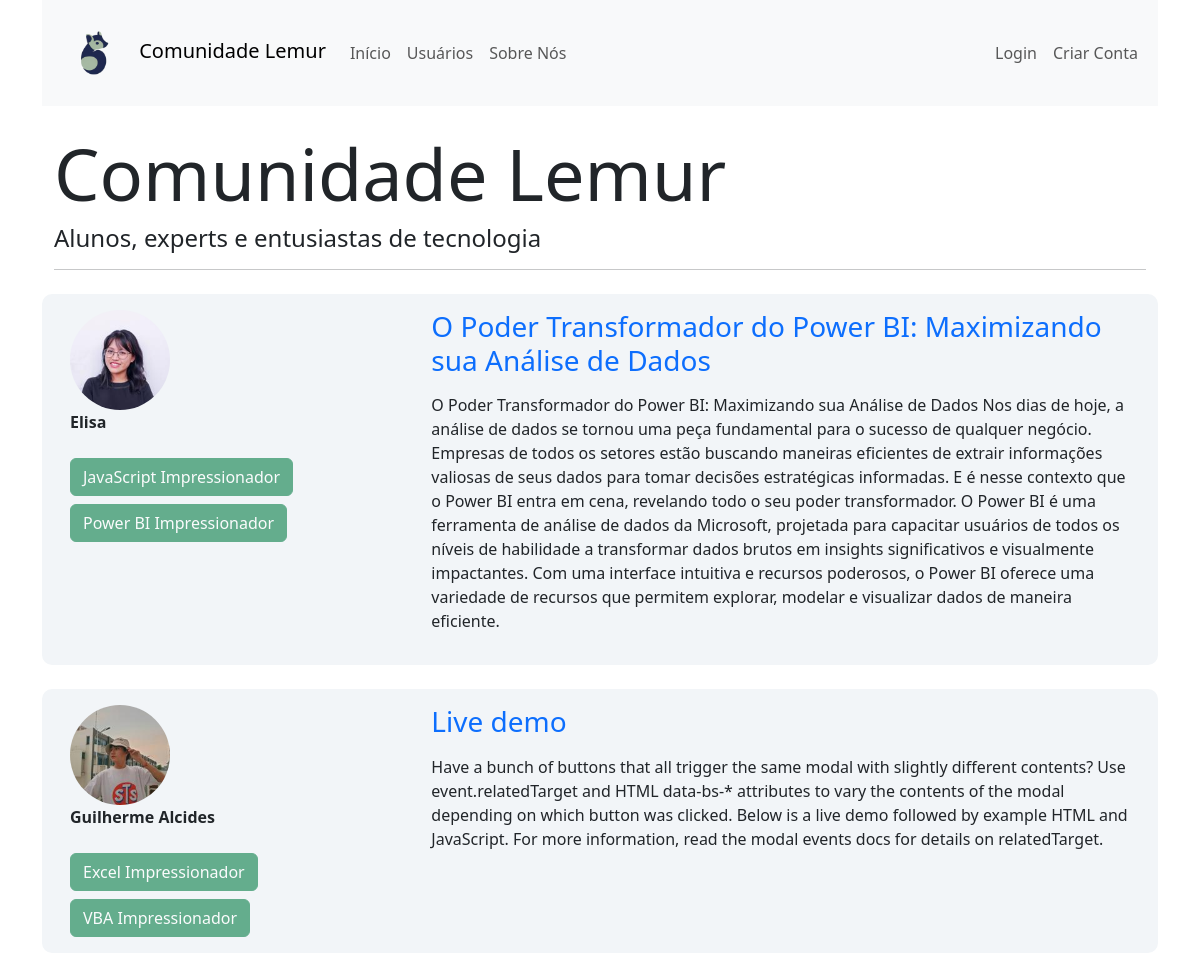
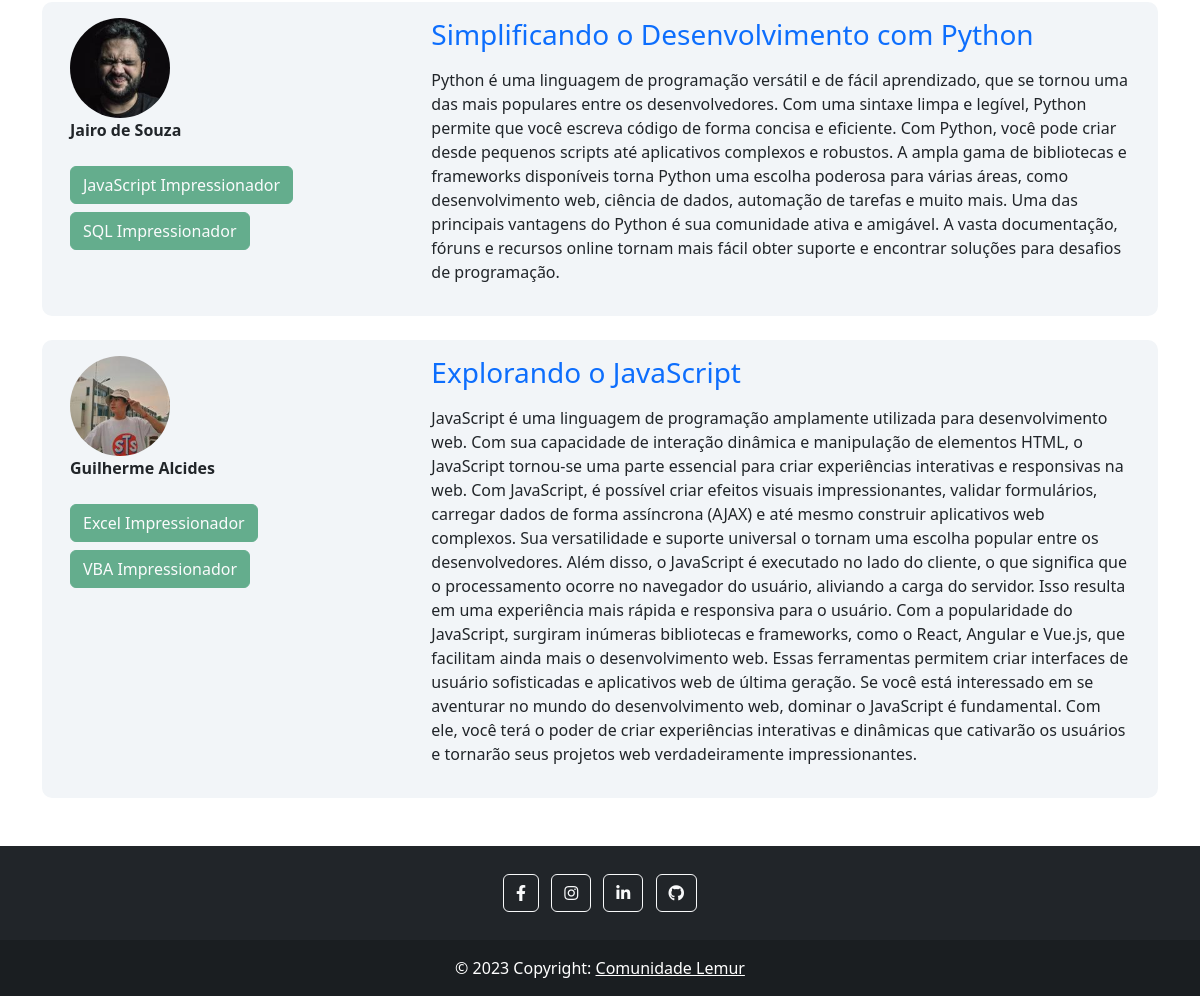
The page / on the database its author committed (2 pictures, top to bottom).
### comunidadelemur/models.py (models this page shows, shortened)
class Post(database.Model):
    id = database.Column(database.Integer, primary_key=True)
    titulo = database.Column(database.String, nullable=False)
    corpo = database.Column(database.Text, nullable=False)
    data_criacao = database.Column(database.DateTime, nullable=False, default=datetime.utcnow)
    id_usuario = database.Column(database.Integer, database.ForeignKey('usuario.id'), nullable=False)

class Usuario(database.Model, UserMixin):
    id = database.Column(database.Integer, primary_key=True)
    username = database.Column(database.String, nullable=False)
    email = database.Column(database.String, nullable=False, unique=True)
    senha = database.Column(database.String, nullable=False)
    foto_perfil = database.Column(database.String, default='default.jpg')
    post = database.relationship('Post', backref='autor', lazy=True)
    cursos = database.Column(database.String, nullable=False, default='Não Informado')

### comunidadelemur/routes.py (the view)
@app.route("/")
def home():
    posts = Post.query.order_by(Post.id.desc()).all()
    return render_template('home.html', posts=posts)

### comunidadelemur/templates/home.html
{% extends 'base.html' %}
{% block body %}
    <div class="container mt-4">
        <h1 class="display-2 text-dark">Comunidade Lemur</h1>
        <h4 class="text-dark">Alunos, experts e entusiastas de tecnologia</h4>
        <hr>
        {% for post in posts%}
            <div class="row mt-4 p-3 post">
                <div class="col col-4">
                    <div class="image pe-3">
                        <img src="{{ url_for('static', filename='fotos_perfil/{}'.format(post.autor.foto_perfil))}}" class="rounded-circle" width="100"><br>
                        <strong>{{post.autor.username}}</strong>
                        <div class="row mt-3">
                            <div class="col">
                                {% for curso in post.autor.cursos.split(';') %}
                                    <button type="button" class="btn btn-success mt-2" disabled>{{ curso }}</button>
                                {% endfor %}
                            </div>
                        </div>
                    </div>
                </div>
                <div class="col col-8">
                    <a href="{{url_for('exibir_post', post_id = post.id)}}" style="text-decoration: none;">
                        <h3 class="mb-3" >{{post.titulo}}</h3>
                    </a>
                    <p>{{post.corpo}}</p>
                </div>
            </div>
        {% endfor%}
    </div>
{% endblock %}

### comunidadelemur/templates/base.html (shortened to what this page needs)
<!DOCTYPE html>
<html lang="en">
<head>
    <link href="https://cdn.jsdelivr.net/npm/bootstrap@5.3.0/dist/css/bootstrap.min.css" rel="stylesheet">
    <link rel="stylesheet" type="text/css" href="{{ url_for('static', filename='main.css') }}">
    <link rel="stylesheet" href="https://cdnjs.cloudflare.com/ajax/libs/font-awesome/5.15.3/css/all.min.css">
</head>
<body>
    <div class="container">
        {% include './layouts/navbar.html' %}
        {% block body %}
        {% endblock %}
    </div>
    {% include './layouts/footer.html' %}
</body>
</html>

### comunidadelemur/templates/layouts/navbar.html (shortened to what this page needs)
<nav class="navbar navbar-expand-lg bg-body-tertiary">
    <div class="container-fluid">
      <a class="navbar-brand" href="{{ url_for('home')}}">
        <img src="../../static/imagens/logo.png" alt="Logotipo" style="width: 80px; height: 80px;">
        Comunidade Lemur
      </a>
      <div class="collapse navbar-collapse" id="navbarSupportedContent">
        <ul class="navbar-nav me-auto mb-2 mb-lg-0">
          <li class="nav-item">
            <a class="nav-link" aria-current="page" href="{{ url_for('home')}}">Início</a>
          </li>
          <li class="nav-item">
            <a class="nav-link" href="{{ url_for('usuarios')}}">Usuários</a>
          </li>
          <li class="nav-item">
            <a class="nav-link" href="{{ url_for('sobre')}}">Sobre Nós</a>
          </li>
        </ul>
        <ul class="navbar-nav d-flex">
            {% if current_user.is_authenticated %}
              <li class="nav-item">
                <a class="nav-link" href="{{url_for('criar_post')}}">Criar Post</a>
              </li>
              <li class="nav-item">
                <a class="nav-link" href="{{url_for('perfil')}}">Meu Perfil</a>
              </li>
              <li class="nav-item">
                <a class="nav-link" href="{{url_for('sair')}}">Sair</a>
              </li>
            {% else %}
              <li class="nav-item">
                <a class="nav-link" href="{{url_for('login')}}">Login</a>
              </li>
              <li class="nav-item">
                <a class="nav-link" href="{{url_for('login')}}">Criar Conta</a>
              </li>
            {% endif %}
        </ul>
      </div>
    </div>
  </nav>

### comunidadelemur/templates/layouts/footer.html
<div class="mt-5">
    <footer class="footer bg-dark text-center text-white">
        <div class="container p-4 pb-0">
            <section class="mb-4">
                <a class="btn btn-outline-light btn-floating m-1" href="#">
                    <i class="fab fa-facebook-f"></i>
                </a>
                <a class="btn btn-outline-light btn-floating m-1" href="#">
                    <i class="fab fa-instagram"></i>
                </a>
                <a class="btn btn-outline-light btn-floating m-1" href="#">
                    <i class="fab fa-linkedin-in"></i>
                </a>
                <a class="btn btn-outline-light btn-floating m-1" href="#">
                    <i class="fab fa-github"></i>
                </a>
              </section>
        </div>
        <div class="text-center p-3" style="background-color: rgba(0, 0, 0, 0.2);">
            © 2023 Copyright:
            <a class="text-white" href="{{ url_for('home') }}">Comunidade Lemur</a>
        </div>
    </footer>
</div>

### comunidadelemur/static/main.css (style rules this page uses)
.post { background-color:#f2f5f8 ; border-radius: 10px; }

### rows shown on the page
Post: foto_perfil (picture), autor.username "Elisa", curso "JavaScript Impressionador" "Power BI Impressionador", titulo "O Poder Transformador do Power BI: Maximizando sua Análise de Dados", corpo "O Poder Transformador do Power BI: Maximizando sua Análise de Dados Nos dias de hoje, a análise de dados se tornou uma peça fundamental para o sucesso de qualquer negócio. Empresas de todos os setores estão buscando maneiras eficientes de extrair informações valiosas de seus dados para tomar decisões estratégicas informadas. E é nesse contexto que o Power BI entra em cena, revelando todo o seu poder transformador. O Power BI é uma ferramenta de análise de dados da Microsoft, projetada para capacitar usuários de todos os níveis de habilidade a transformar dados brutos em insights significativos e visualmente impactantes. Com uma interface intuitiva e recursos poderosos, o Power BI oferece…"
Post: foto_perfil (picture), autor.username "Guilherme Alcides", curso "Excel Impressionador" "VBA Impressionador", titulo "Live demo", corpo "Have a bunch of buttons that all trigger the same modal with slightly different contents? Use event.relatedTarget and HTML data-bs-* attributes to vary the contents of the modal depending on which button was clicked. Below is a live demo followed by example HTML and JavaScript. For more information, read the modal events docs for details on relatedTarget."
Post: foto_perfil (picture), autor.username "Jairo de Souza", curso "JavaScript Impressionador" "SQL Impressionador", titulo "Simplificando o Desenvolvimento com Python", corpo "Python é uma linguagem de programação versátil e de fácil aprendizado, que se tornou uma das mais populares entre os desenvolvedores. Com uma sintaxe limpa e legível, Python permite que você escreva código de forma concisa e eficiente. Com Python, você pode criar desde pequenos scripts até aplicativos complexos e robustos. A ampla gama de bibliotecas e frameworks disponíveis torna Python uma escolha poderosa para várias áreas, como desenvolvimento web, ciência de dados, automação de tarefas e muito mais. Uma das principais vantagens do Python é sua comunidade ativa e amigável. A vasta documentação, fóruns e recursos online tornam mais fácil obter suporte e encontrar soluções para desafios…"
Post: foto_perfil (picture), autor.username "Guilherme Alcides", curso "Excel Impressionador" "VBA Impressionador", titulo "Explorando o JavaScript", corpo "JavaScript é uma linguagem de programação amplamente utilizada para desenvolvimento web. Com sua capacidade de interação dinâmica e manipulação de elementos HTML, o JavaScript tornou-se uma parte essencial para criar experiências interativas e responsivas na web. Com JavaScript, é possível criar efeitos visuais impressionantes, validar formulários, carregar dados de forma assíncrona (AJAX) e até mesmo construir aplicativos web complexos. Sua versatilidade e suporte universal o tornam uma escolha popular entre os desenvolvedores. Além disso, o JavaScript é executado no lado do cliente, o que significa que o processamento ocorre no navegador do usuário, aliviando a carga do servidor. Isso…"
